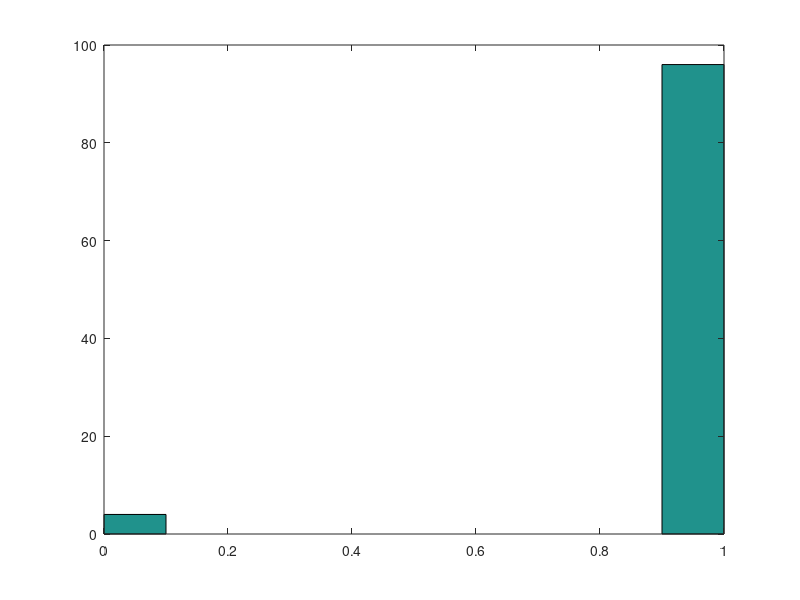

MATLAB code for this plot: (Note: this script raises an error after producing the figure.)
% testsim_stat_power
% example script
% http://www.mathworks.com/help/stats/examples/selecting-a-sample-size.html
% https://dag-wiki.dpz.eu/doku.php?id=analysis:stat:statpower

%% difference between two normal distributions
mean_1 = 200;
std_1 = 30;
n1 = 200;

mean_2 = 205;
std_2 = 30;
n2 = 200;

% method 1: MATLAB sampsizepwr
% how many samples we need to detect difference between mean_1 and mean_2?
n_sampsizepwr = sampsizepwr('t',[mean_1 std_1],mean_2,0.95,[],'alpha',0.05,'tail','both')

% given n1 samples, which difference in mean can we detect?
mu2 = sampsizepwr('t',[mean_1 std_1],[],0.95,n1)

% method 2: 
% to confirm method 1, use n1 and n2 from n_sampsizepwr
n1 = n_sampsizepwr;
n2 = n_sampsizepwr;

% or set it here, e.g. from G*Power program 
n1 = 937;
n2 = 937;

for i = 1:100,
	RT1 = normrnd(mean_1,std_1,[n1,1]);
	RT2 = normrnd(mean_2,std_2,[n2,1]);
	[h(i),p(i)] = ttest2(RT1,RT2);
end

hist(h);


%% Fisher's exact test on proportions of two outcomes
Ns1 = 10; % condition, or status 1 (e.g. control)
Ns2 = 10; % condition, or status 2 (e.g. stimulation)

% Let's assign arbitrary outcome 2 ("1") as "success"
p_suc1 = 0.2; % probability success in status 1
p_suc2 = 0.9; % probability success in status 2

y1 = zeros(1,Ns1);	
y2 = ones(1,Ns2);	

x1 = [zeros(1,round(  (1-p_suc1)*Ns1 )) ones( 1, round(p_suc1*Ns1) )];	% status 1 outcome 
x2 = [zeros(1,round(  (1-p_suc2)*Ns2 )) ones( 1, round(p_suc2*Ns2) )];	% status 2 outcome 
	
p = fexact( [x1 x2]' , [y1 y2]' )


% approximating by Binomial distribution, 100 times
% http://www.stat.yale.edu/Courses/1997-98/101/binom.htm

count_success1 = binornd(Ns1,p_suc1,1,100); % this draws a count of success
count_success2 = binornd(Ns2,p_suc2,1,100);

y1 = zeros(1,Ns1);	
y2 = ones(1,Ns2);

for i = 1:100,
	x1 = [zeros(1,Ns1-count_success1(i)) ones( 1, count_success1(i) )];	% status 1 outcome 
	x2 = [zeros(1,Ns1-count_success2(i)) ones( 1, count_success2(i) )];	% status 1 outcome 

	p(i) = fexact( [x1 x2]' , [y1 y2]' );
end

hist(p<0.05);










